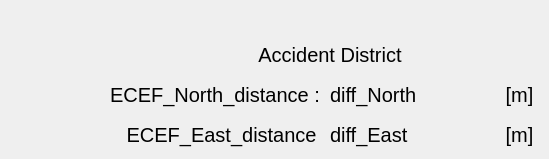
   <widget class="QWidget" name="tab_4">
    <attribute name="title">
     <string>DRONE2</string>
    </attribute>
    <widget class="QLabel" name="UAV2_acc_lat">
     <property name="geometry">
      <rect>
       <x>330</x>
       <y>80</y>
       <width>170</width>
       <height>30</height>
      </rect>
     </property>
     <property name="font">
      <font>
       <pointsize>15</pointsize>
      </font>
     </property>
     <property name="text">
      <string>diff_North</string>
     </property>
    </widget>
    <widget class="QLabel" name="UAV2_acc_lon">
     <property name="geometry">
      <rect>
       <x>330</x>
       <y>120</y>
       <width>170</width>
       <height>30</height>
      </rect>
     </property>
     <property name="font">
      <font>
       <pointsize>15</pointsize>
      </font>
     </property>
     <property name="text">
      <string>diff_East</string>
     </property>
    </widget>
    <widget class="QLabel" name="label_70">
     <property name="geometry">
      <rect>
       <x>110</x>
       <y>120</y>
       <width>210</width>
       <height>30</height>
      </rect>
     </property>
     <property name="font">
      <font>
       <pointsize>15</pointsize>
      </font>
     </property>
     <property name="text">
      <string>   ECEF_East_distance :</string>
     </property>
    </widget>
    <widget class="QLabel" name="label_71">
     <property name="geometry">
      <rect>
       <x>190</x>
       <y>40</y>
       <width>280</width>
       <height>30</height>
      </rect>
     </property>
     <property name="font">
      <font>
       <pointsize>15</pointsize>
      </font>
     </property>
     <property name="text">
      <string>&lt;html&gt;&lt;head/&gt;&lt;body&gt;&lt;p align=&quot;center&quot;&gt;Accident District&lt;/p&gt;&lt;/body&gt;&lt;/html&gt;</string>
     </property>
    </widget>
    <widget class="QLabel" name="label_72">
     <property name="geometry">
      <rect>
       <x>110</x>
       <y>80</y>
       <width>210</width>
       <height>30</height>
      </rect>
     </property>
     <property name="font">
      <font>
       <pointsize>15</pointsize>
      </font>
     </property>
     <property name="text">
      <string>ECEF_North_distance :</string>
     </property>
    </widget>
    <widget class="QLabel" name="OPV_acc_lat_10">
     <property name="geometry">
      <rect>
       <x>500</x>
       <y>120</y>
       <width>40</width>
       <height>30</height>
      </rect>
     </property>
     <property name="font">
      <font>
       <pointsize>15</pointsize>
      </font>
     </property>
     <property name="text">
      <string> [m]</string>
     </property>
    </widget>
    <widget class="QLabel" name="OPV_acc_lat_11">
     <property name="geometry">
      <rect>
       <x>500</x>
       <y>80</y>
       <width>40</width>
       <height>30</height>
      </rect>
     </property>
     <property name="font">
      <font>
       <pointsize>15</pointsize>
      </font>
     </property>
     <property name="text">
      <string> [m]</string>
     </property>
    </widget>
   </widget>
